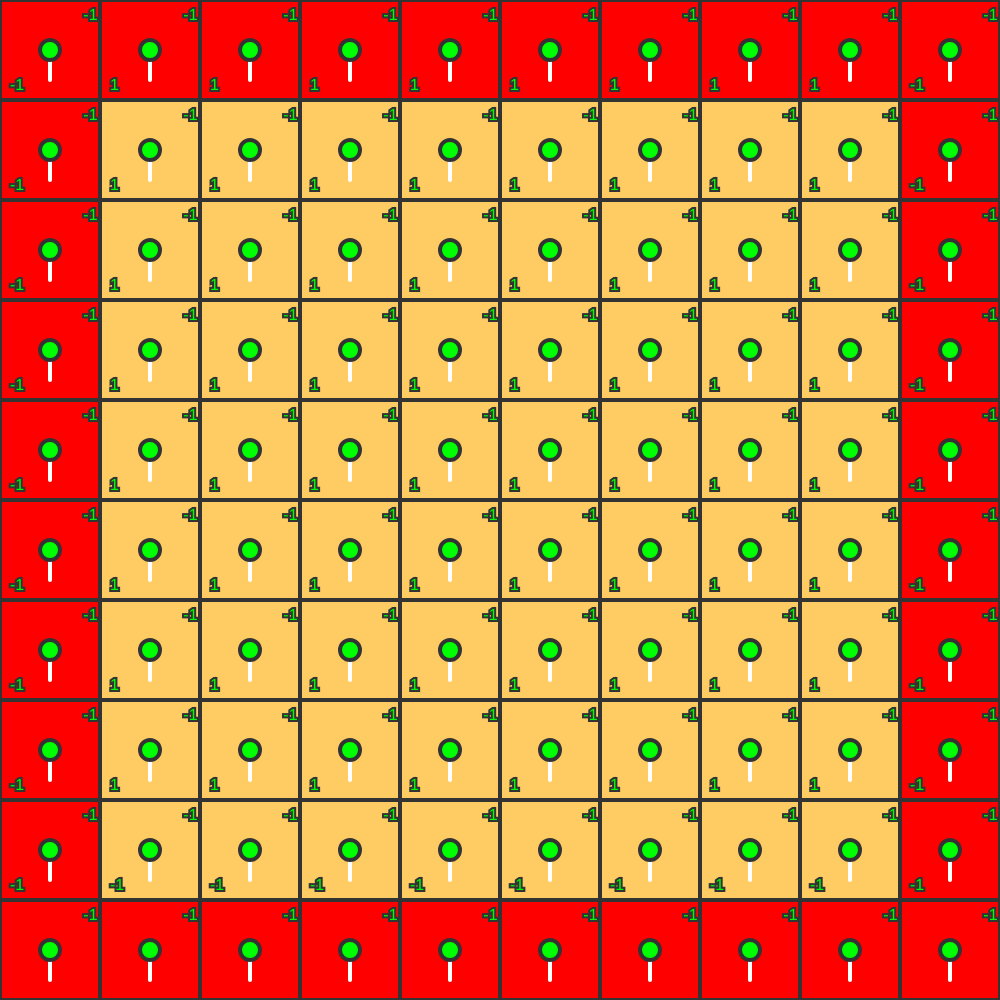
Frame 1 (no input)
Frame 60 (no input): identical to frame 1, image omitted
Frame 120 (the mouse pressed at the canvas centre since frame 60): identical to frame 1, image omitted

The p5.js sketch that drew this single still picture (run headless with seeded random() and noise() and a simulated clock; from frame 60 on, the mouse is pressed at the canvas centre):

// p5.js sketch
// ── sketch.js
var _listOfTile = [];
var _noOfTile;
var _tileSize;
var _canvasSize;



//----------------------------------------
// Custom Function(s)
//----------------------------------------
function SetupWindow()
{
    _canvasSize = createVector(1000, 1000);
    createCanvas(_canvasSize.x, _canvasSize.y);
    background(1);
}

function Init()
{
    // Init Tile
    _tileSize = createVector(100, 100);

    _noOfTile = createVector(
        _canvasSize.x / _tileSize.x,
        _canvasSize.y / _tileSize.y
    );

    for(var x = 0; x < _noOfTile.x; ++x)
    {
     _listOfTile[x] = []; //create nested

     for(var y = 0; y < _noOfTile.y; ++y)
     {
         var type = 1; 
         
         // Corners
         if((x == 0 || x == _noOfTile.x-1) || (y == 0 || y == _noOfTile.y - 1))
             type = -1;
         
        var newTile = new Tile(
            createVector(x * _tileSize.x, y * _tileSize.y), 
            createVector(_tileSize.x, _tileSize.y),
            type);
        _listOfTile[x][y] = newTile;
     }
    }
    
}

function DisplayGrids()
{
    // Draw Map
    for(var x = 0; x < _noOfTile.x; ++x)
    {
     for(var y = 0; y < _noOfTile.y; ++y)
     {
      _listOfTile[x][y].renderAll();
     }
    }
    
}


//----------------------------------------
// Main Function(s)
//----------------------------------------
function setup() {
    SetupWindow();
    Init();
}


function draw() {
    DisplayGrids();
}

// ── character.js
class Character
{
    constructor(pos, size, color)
    {
        this.pos = pos;
        this.size = size;
        this.color = color;
    }
    
    
    //------------------------------
    // Render(s)
    //------------------------------
    renderSquare()
    {
        strokeWeight(4);
        stroke(51);
        fill(this.color.x, this.color.y, this.color.z);
        rect(this.getCenter().x, this.getCenter().y, this.size.x, this.size.y);
    }
    
    renderAll()
    {
        this.renderSquare();
    }
    
    
    //------------------------------
    // Getter(s)
    //------------------------------
    getCenter()
    {
        return createVector(
            this.pos.x + this.size.x/2,
            this.pos.y + this.size.y/2);
    }
}
// ── tile.js
class Tile
{
    // Private Variable: #variableName
    
    constructor(pos, size, type)
    {
        this.pos = pos;
        this.size = size;
        this.d = -1;
        this.type = type;
    }

    
    //------------------------------
    // Render(s)
    //------------------------------
    renderTile()
    {
        strokeWeight(4);
        stroke(51);
        if(this.type == -1) 
            fill(255, 0, 0);
        else if(this.type == 0) 
            fill(0, 255, 255);
        else
            fill(255, 204, 100);
        rect(this.pos.x, this.pos.y, this.size.x, this.size.y);
    }
    
    renderLetter_Distance()
    {
        textSize(16);
        text(this.d, this.getTopRight().x, this.getTopRight().y);
    }
    
    renderLetter_Type()
    {
        textSize(16);
        text(this.type, this.getBottomLeft().x, this.getBottomLeft().y);
    }
    
    renderCircle()
    {
        strokeWeight(4);
        stroke(51);
        fill(0, 255, 0);
        circle(this.getCenter().x, this.getCenter().y, 20);
    }
    
    renderLine(v_from, v_dir, f_length)
    {
        stroke('rgb(255,255,255)'); 
        line(v_from.x, v_from.y, 
             v_from.x + v_dir.x * f_length, 
             v_from.y + v_dir.y * f_length);
    }
    
    renderAll()
    {
        this.renderTile();
        this.renderLine(this.getCenter(), createVector(0, 1), 30);
        this.renderCircle();
        this.renderLetter_Distance();
        this.renderLetter_Type();
    }

    
    //------------------------------
    // Setter(s)
    //------------------------------
    setD(value)
    {
        this.d = value;
    }
    
    //------------------------------
    // Getter(s)
    //------------------------------
    getCenter()
    {
        return createVector(
            this.pos.x + this.size.x/2,
            this.pos.y + this.size.y/2);
    }
    
    getTopRight()
    {
        return createVector(
            this.pos.x + this.size.x - this.size.x/6,
            this.pos.y + this.size.y/5
        );
    }
    
    getBottomLeft()
    {
        return createVector(
            this.pos.x + this.size.x/10,
            this.pos.y - this.size.y/10
        );
    }
}
